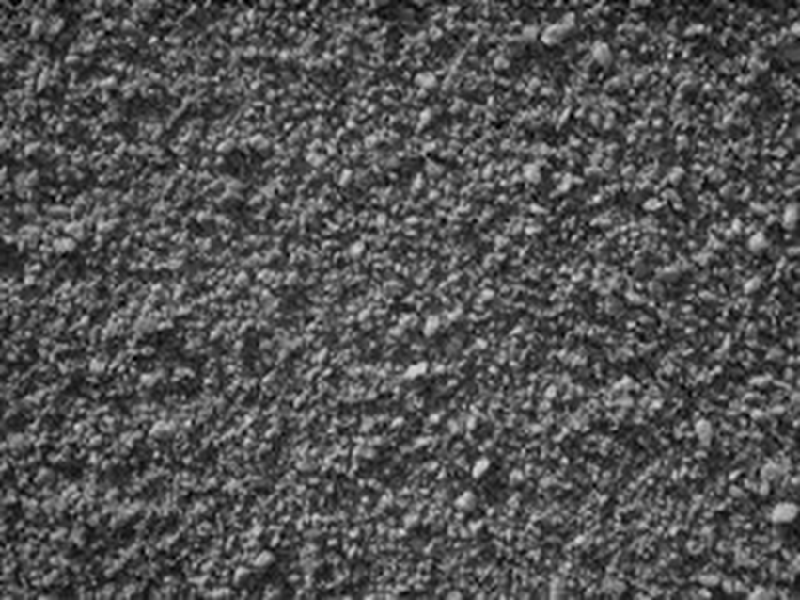
//> input picture sonar_sim_cloud/cloudImgs/stucci1.jpg, 800 x 600 px
$ ./hsv_split ../sonar_sim_cloud/cloudImgs/stucci1.jpg   (built with g++ and OpenCV 4)
//> lines starting //> are read from the running program, lines starting //| are printed output that depends on the picture; after the words box and inside, x2 and y2 are one past the last pixel; in counts of white or black regions, pixels touching at a corner belong together

#include "opencv2/imgproc/imgproc.hpp"
#include "opencv2/highgui/highgui.hpp"
#include "opencv2/core/core.hpp"
#include <stdlib.h>
#include <stdio.h>
#include <iostream>
#include <fstream>
#include <iomanip>

#include <cv.h>
#include "opencv2/opencv.hpp"
#include <cmath>

#define MIN_BOX_RADIUS 20 //was 8
#define MAP_SCALAR 10
#define IGNORE_HUE0 true
#define IGNORE_HUE255 false
#define MORPH_OPEN false
#define MORPH_CLOSE false //intrdoces MANY more bad features
#define USE_STATIC_THRESHOLDS false
#define VERBOSE true
#define STOP_BETWEEN_FRAMES false
#define IMAGE_NOTVIDEO true
#define THRESH_GREEN_MORE false
#define WRITE_VIDEO false

#define BLUE_HIGH 151
#define BLUE_LOW 81
#define GREEN_HIGH 82
#define GREEN_LOW 60
#define MAX_COUNT 0.1
#define MIN_COUNT 0.0001
#define ZERO 0.00001
#define MIN_CONTOUR_AREA_BLUE 0.00006


using namespace cv;
using namespace std;

RNG rng(12345);

int main(int argc, char** argv)
{
  Mat input;
  //input = imread("input.png",IMREAD_COLOR);

  if(argc < 2)
    cout << "Not enough args" << endl << "Usage: ./hsv_split <video_file>" << endl;

  ofstream outfile("output.csv");
  outfile << "frame;numNotBlue;%NotBlue;objDetected;objDetectedBlue" << endl;

  Mat colormap = Mat::zeros(800,1200,CV_8UC3);
  namedWindow("COLOR MAP", WINDOW_AUTOSIZE);

  VideoCapture cap;
  Mat frame, h_thresh, h_morph, h_components;
  double frames;
  int height, width;
  bool objDetected = false;
  bool objDetectedBlue = false;
  bool objDetectedLocalMax = false;

  if(IMAGE_NOTVIDEO) //Input is an image, not a video
    {
      frame = imread(argv[1], IMREAD_COLOR);
//> frame is the input picture: 600 rows x 800 cols, CV_8UC3; min 0, max 223, mean 82.3
      frames = 1;
      height = frame.rows;
      width = frame.cols;
    }
  else //Input is a video
    {
      cap = VideoCapture(argv[1]);
      if(!cap.isOpened())
	{
	  cout << "CANNOT OPEN INPUT VIDEO" << endl;
	  return -1;
	}
      double framePos = cap.get(CAP_PROP_POS_FRAMES);
      double fourcc = cap.get(CAP_PROP_FOURCC);
      frames = cap.get(CAP_PROP_FRAME_COUNT);
      height = cap.get(CAP_PROP_FRAME_HEIGHT);
      width = cap.get(CAP_PROP_FRAME_WIDTH);

      cout << "FramePos=" << framePos << endl;

      cout << "Fourcc = " << fourcc << endl;
    }

      cout << "Frames = " << frames << endl;
      cout << "Height,Width = " << height << "," << width << endl;
//| Height,Width = 600,800

      //Constants for mapping image data to map
      double fx = 1050; //Blender=1050
      double fy = 1050; //Blender=1050
      double altitude = 20; //Blender - estimate 5meters to ice?
      double posx = 100;
      double posy = 100;
      double FOVX = 2*(180/CV_PI)*atan((width/2)/fx);
      cout << "FOVX=" << FOVX << endl;
//| FOVX=41.7089
      double FOVY = 2*(180/CV_PI)*atan((height/2)/fy);
      cout << "FOVY=" << FOVY << endl;
//| FOVY=31.8908

      Mat map = Mat::zeros(800,1200,CV_8UC3);
      Mat mapBlue = Mat::zeros(800,1200,CV_8UC3);
      Mat mapLocalMax = Mat::zeros(800,1200,CV_8UC3);

      //Initialize for output images
  string fileNameArray[10];
  char lastStr[256];
  char * pch;
  pch = strtok(argv[1],"./");
//> pch = "sonar_sim_cloud"
  int i1 = 0;
  while(pch != NULL)
    {
      string tempstr(pch);
      strcpy(lastStr,tempstr.c_str());
      fileNameArray[i1] = lastStr;
      i1++;
      pch = strtok(NULL, "./");
    }
//> this loop made 4 passes
//> lastStr on passes 2 to 4: "cloudImgs", "stucci1", "jpg"
//> after the loop, i1 = 4
  stringstream oss;

  namedWindow("SRC", WINDOW_AUTOSIZE);
  namedWindow("H", WINDOW_AUTOSIZE);
  namedWindow("H_MORPH", WINDOW_AUTOSIZE);
  namedWindow("H_COMPONENTS", WINDOW_AUTOSIZE);
  namedWindow("S", WINDOW_AUTOSIZE);
  namedWindow("V", WINDOW_AUTOSIZE);
  namedWindow("MAP", WINDOW_AUTOSIZE);
  namedWindow("MAP BLUE", WINDOW_AUTOSIZE);
  namedWindow("MAP LOCAL MAX", WINDOW_AUTOSIZE);
  namedWindow("Components Blue", WINDOW_AUTOSIZE);

  //Init video writers
  VideoWriter outputVideoHue;
  VideoWriter outputVideoHueMaxAnomaly;
  VideoWriter outputVideoHueThreshAnomaly;
  int outputFPS = 10;
  if(WRITE_VIDEO)
    {
      outputVideoHue.open("outputHue.avi",cv::VideoWriter::fourcc('X','V','I','D'), outputFPS, Size(width*2,height*2),true);
      if(!outputVideoHue.isOpened())
        {
          cout << "Could not open the output video for write" << endl;
          return -1;
        }

      outputVideoHueMaxAnomaly.open("outputHueMaxAnomaly.avi",cv::VideoWriter::fourcc('X','V','I','D'), outputFPS, Size(width*2,height*2),true);
      if(!outputVideoHueMaxAnomaly.isOpened())
        {
          cout << "Could not open the output video for write" << endl;
          return -1;
        }

      outputVideoHueThreshAnomaly.open("outputHueThreshAnomaly.avi",cv::VideoWriter::fourcc('X','V','I','D'), outputFPS, Size(width*2,height*2),true);
      if(!outputVideoHueThreshAnomaly.isOpened())
        {
          cout << "Could not open the output video for write" << endl;
          return -1;
        }
    }

  Mat histSummed, histSummedGreen, componentsLocalMax, histBlue1, histBlue2, histThreshBlue;
  Mat dilateBlue, erodeBlue, componentsBlue;

  vector<Mat> hsv_planes;

  /******************Main Loop*************************************/

  int i = 0;
  for(i=0; i<frames; i++)
   {
     cout << i+1 << "/" << frames << endl;
     Mat hsv_frame;

     if(!IMAGE_NOTVIDEO)
       cap >> frame;

     cvtColor(frame, hsv_frame, COLOR_BGR2HSV);
//> hsv_frame: 600 rows x 800 cols, CV_8UC3; mean H, S, V 0, 0, 82.3

      split(hsv_frame, hsv_planes);
//> hsv_planes[0]: 600 rows x 800 cols, CV_8UC1; every value is 0

      //Get averages: Use itself as a mask to eliminate zeros from average
      double h_avg = mean(hsv_planes[0],hsv_planes[0])[0];
//> h_avg = 0
      double s_avg = mean(hsv_planes[1],hsv_planes[0])[0];
//> s_avg = 0

      if(VERBOSE)
	{
	  cout << "Average Values: H=" << h_avg << " S=" << s_avg << endl;
//| Average Values: H=0 S=0
	}
      int h_threshold_low;
      int h_threshold_high;
      int s_threshold_low;
      int s_threshold_high;

      if(USE_STATIC_THRESHOLDS)
	{
	  h_threshold_low = 80; //average was 100 for sim
	  h_threshold_high = 120;
	  s_threshold_low = 10;//average was 50 for sim
	  s_threshold_high = 180;
	}
      else
	{
	  h_threshold_low = h_avg-20; //was 20
//> h_threshold_low = -20
	  h_threshold_high = h_avg+20;
//> h_threshold_high = 20
	  s_threshold_low = s_avg-40;
//> s_threshold_low = -40
	  s_threshold_high = s_avg+130;
//> s_threshold_high = 130
	}
	  int max_val = 255;


      Mat h_thresh1, h_thresh1tmp, h_thresh2, h_thresh2tmp, s_thresh, s_thresh1, s_thresh2;
      //Get values higher than threshold_high:
      if(IGNORE_HUE255)
	{
	  threshold(hsv_planes[0], h_thresh1tmp, 254, max_val, THRESH_TOZERO);
	  threshold(h_thresh1tmp, h_thresh1, h_threshold_high, max_val, THRESH_BINARY);
	}
      else
      threshold(hsv_planes[0], h_thresh1, h_threshold_high, max_val, THRESH_BINARY);

      //Get values lower than threshold_low:
      if(IGNORE_HUE0)
	{
	  threshold(hsv_planes[0], h_thresh2tmp, h_threshold_low, max_val, THRESH_TOZERO_INV);
	  threshold(h_thresh2tmp, h_thresh2, 0, max_val, THRESH_BINARY);
	}
      else
	threshold(hsv_planes[0], h_thresh2, h_threshold_low, max_val, THRESH_BINARY_INV);
      add(h_thresh1, h_thresh2, h_thresh);

      threshold(hsv_planes[1], s_thresh1, s_threshold_high, max_val, THRESH_BINARY);
      threshold(hsv_planes[1], s_thresh2, s_threshold_low, max_val, THRESH_BINARY_INV);
      add(s_thresh1, s_thresh2, s_thresh);

      //Morphology. Opening = erode, then dilate:
      Mat element = getStructuringElement(MORPH_RECT,Size(3,3),Point(1,1));
      if(MORPH_OPEN)
	{
	  int numErodeIters = 1;
	  int numDilateIters = 1;
	  erode(h_thresh, h_morph, element,Point(-1,-1),numErodeIters);
	  dilate(h_morph, h_morph, element,Point(-1,-1),numDilateIters);
	}
      else if(MORPH_CLOSE)
	{
	  int numErodeIters = 1;
	  int numDilateIters = 1;
	  dilate(h_thresh, h_morph, element,Point(-1,-1),numDilateIters);
	  erode(h_morph, h_morph, element,Point(-1,-1),numErodeIters);
	}
      else
	{
	  cout << "Threshold image cloned" << endl;
	  h_morph=h_thresh.clone();
	}
      //Components:
      //Components:
      vector<vector<Point> > contours;
      vector<Vec4i> hierarchy;
      Mat tmp1 = h_thresh.clone();
      findContours(tmp1,contours,hierarchy,CV_RETR_CCOMP,CV_CHAIN_APPROX_SIMPLE);
//> contours = 0 contours
      vector<vector<Point> > contours_poly(contours.size());
//> contours_poly = 0 contours
      vector<Rect> boundRect(contours.size());
      vector<Point2f> center(contours.size());
      vector<float> radius(contours.size());
      cvtColor(h_morph, h_components, COLOR_GRAY2BGR);
//> h_components: 600 rows x 800 cols, CV_8UC3; every value is 0

      if(contours.size() > 0)
	objDetected = true;

      for(int count = 0; count < contours.size(); count++)
	{
	  approxPolyDP(Mat(contours[count]),contours_poly[count], 3, true);
	  boundRect[count] = boundingRect(Mat(contours_poly[count]));
	  minEnclosingCircle((Mat)contours_poly[count], center[count], radius[count]);
	  if(radius[count] < MIN_BOX_RADIUS)
	    continue;
	  Scalar color = Scalar(rng.uniform(0,255), rng.uniform(0,255), rng.uniform(0,255));
	  drawContours(h_components, contours_poly, count, color, 1, 8, vector<Vec4i>(),0,Point());
	  rectangle(h_components, boundRect[count].tl(), boundRect[count].br(), color, 2, 8, 0);

	  //DRAW MAP:
	  double xmap = altitude*tan((center[count].x-(width/2))*(FOVX/width)*(CV_PI/180));
	  double ymap = altitude*tan((center[count].y-(height/2))*(FOVY/height)*(CV_PI/180));
	  // [5 lines of commented-out code are left out]
	  circle(map, Point(posx+(xmap*MAP_SCALAR),posy+(ymap*MAP_SCALAR)), radius[count]/6, Scalar(255,0,0),-1);

	}
//> this loop made 0 passes
//> map: 800 rows x 1200 cols, CV_8UC3; every value is 0

      //--------------------Blue Thresholding-----------------//

      //Mat histThreshBlue, histBlue1, histBlue2;//151,81
      threshold(hsv_planes[0], histBlue1, BLUE_HIGH, 255, THRESH_BINARY);//High vals
      threshold(hsv_planes[0], histBlue2, BLUE_LOW, 255, THRESH_TOZERO_INV); //Rm 0 Vals, if src>=thresh, dst=0
      threshold(histBlue2, histBlue2, 1, 255, THRESH_BINARY); //Rm Low Vals
      histThreshBlue = histBlue1+histBlue2;
      //Calculate percent not blue:
      int sumNotBlue = (int)sum(histThreshBlue)[0]/255;
//> sumNotBlue = 0
      double pctNotBlue = (double)sumNotBlue/(histThreshBlue.rows*histThreshBlue.cols);
//> pctNotBlue = 0

      if(abs(pctNotBlue) < ZERO)
	pctNotBlue = 0;

      // [4 lines of commented-out code are left out]

      dilate(histThreshBlue, dilateBlue, getStructuringElement(MORPH_RECT,Size(3,3),Point(1,1)), Point(-1,-1),4);
      erode(dilateBlue, erodeBlue, getStructuringElement(MORPH_RECT,Size(3,3),Point(1,1)), Point(-1,-1),4);

      //------Blue Components------//
      //First open image:
      vector<vector<Point> > contoursBlue;
      vector<Vec4i> hierarchyBlue;
      tmp1 = erodeBlue.clone();
      findContours(tmp1,contoursBlue,hierarchyBlue,RETR_CCOMP,CHAIN_APPROX_SIMPLE);
//> contoursBlue = 0 contours

      vector<vector<Point> > contours_polyBlue(contoursBlue.size());
//> contours_polyBlue = 0 contours
      vector<Rect> boundRectBlue(contoursBlue.size());
      vector<Point2f> centerBlue(contoursBlue.size());
      vector<float> radiusBlue(contoursBlue.size());
      vector<double> areaBlue(contoursBlue.size());

      if(contoursBlue.size() > 0)
	objDetectedBlue = true;
      componentsBlue = Mat::zeros(frame.rows,frame.cols,CV_8UC3);
      for(int count = 0; count < contoursBlue.size(); count++)
	{
	  approxPolyDP(Mat(contoursBlue[count]),contours_polyBlue[count], 3, true);
	  boundRectBlue[count] = boundingRect(Mat(contours_polyBlue[count]));
	  minEnclosingCircle((Mat)contours_polyBlue[count], centerBlue[count], radiusBlue[count]);
	  areaBlue[count] = contourArea(contoursBlue[count]);


	  if(areaBlue[count] < (int)(MIN_CONTOUR_AREA_BLUE*frame.rows*frame.cols))
	    continue;
	  if(VERBOSE)
	    cout << "Blue component size: " << areaBlue[count] << endl;
	  Scalar color = Scalar(rng.uniform(0,255), rng.uniform(0,255), rng.uniform(0,255));
	  drawContours(componentsBlue, contours_polyBlue, count, color, FILLED, 8, vector<Vec4i>(),0,Point());
	  rectangle(componentsBlue, boundRectBlue[count].tl(), boundRectBlue[count].br(), color, 2, 8, 0);

	  //DRAW BLUE MAP:
	  double xmap = altitude*tan((centerBlue[count].x-(width/2))*(FOVX/width)*(CV_PI/180));
	  double ymap = altitude*tan((centerBlue[count].y-(height/2))*(FOVY/height)*(CV_PI/180));
	  circle(mapBlue, Point(posx+(xmap*MAP_SCALAR),posy+(ymap*MAP_SCALAR)), radiusBlue[count]/6, Scalar(255,0,0),-1);
	}

      //---------------------- Local Max Mappi2ng -----------------------//
      int histSize = 180;
      float range[] = {0,180};
      const float* histRange = {range};
      bool uniform=true; bool accumulate=false;
      Mat h_hist, h_histT;
      calcHist(&hsv_planes[0], 1, 0, Mat(), h_hist, 1, &histSize, &histRange, uniform, accumulate);
//> h_hist = 180 values, max 480000 at index 0, min 0 at index 1, mean 2666.7
      transpose(h_hist, h_histT);
//> h_histT has the same summary as h_hist
      int MIN = MIN_COUNT*(frame.cols*frame.rows);
      int MAX = MAX_COUNT*(frame.cols*frame.rows);
      Mat histImgNew;
      histSummed = Mat::zeros(frame.rows,frame.cols,CV_8U);
      histSummedGreen = Mat::zeros(frame.rows,frame.cols,CV_8U);

      //Add all local maximums
      for(int i2=1; i2<histSize-1; i2++) //Have to go from 1:size-1 to leave 1 buffer
	{
	  if((h_histT.at<float>(i2-1)<h_histT.at<float>(i2))&&(h_histT.at<float>(i2)>h_histT.at<float>(i2+1))) //local max
	    {
	      if((h_histT.at<float>(i2) < MIN)||(h_histT.at<float>(i2) > MAX)) //Check if between thresholds
		{
		  continue; //If outside thresholds, don't calculate
		}

	      if((i2>BLUE_LOW)&&(i2<BLUE_HIGH)) //Check if between thresholds was 95
		{
		  continue; //If outside thresholds, don't calculate
		}

	      if((i2==10)||(i2==30)||(i2==60)||(i2==165)||(i2==170))
		{
		  continue; //If 165, don't show - this is a weird harmonic of blue?
		}

	      threshold(hsv_planes[0], histImgNew, i2+1, 255, THRESH_TOZERO_INV); //was i2-1
	      if(i2>1)
		threshold(histImgNew, histImgNew, i2-2, 255, THRESH_BINARY); //was i2-1
	      else
		threshold(histImgNew, histImgNew, 1, 255, THRESH_BINARY); //was i2-1

	      if(THRESH_GREEN_MORE)
		{
		  if((i2>GREEN_LOW)&&(i2<GREEN_HIGH)) //Greens, close to blue
		    {
		      erode(histImgNew, histImgNew, getStructuringElement(MORPH_RECT,Size(3, 3),Point(1,1)), Point(-1,-1),3);
		      dilate(histImgNew, histImgNew, getStructuringElement(MORPH_RECT,Size(3 ,3),Point(1,1)), Point(-1,-1),3);
		      histSummedGreen += histImgNew;
		    }
		  else
		    histSummed += histImgNew;
		}
	      else
		histSummed += histImgNew;

	      if(IMAGE_NOTVIDEO)
		{
		  oss.str("");
		  oss << fileNameArray[i1-2] << "_maxThresh" << i2 << ".png";
		  imwrite(oss.str(),histSummed);
		}

	    }
	}

      //------LocalMax Components------//
      //First open image:
      vector<vector<Point> > contoursLocalMax;
      vector<Vec4i> hierarchyLocalMax;
      tmp1 = histSummed.clone();
      findContours(tmp1,contoursLocalMax,hierarchyLocalMax,RETR_CCOMP,CHAIN_APPROX_SIMPLE);

      vector<vector<Point> > contours_polyLocalMax(contoursLocalMax.size());
      vector<Rect> boundRectLocalMax(contoursLocalMax.size());
      vector<Point2f> centerLocalMax(contoursLocalMax.size());
      vector<float> radiusLocalMax(contoursLocalMax.size());
      vector<double> areaLocalMax(contoursLocalMax.size());

      if(contoursLocalMax.size() > 0)
	objDetectedLocalMax = true;
      componentsLocalMax = Mat::zeros(frame.rows,frame.cols,CV_8UC3);
      for(int count = 0; count < contoursLocalMax.size(); count++)
	{
	  approxPolyDP(Mat(contoursLocalMax[count]),contours_polyLocalMax[count], 3, true);
	  boundRectLocalMax[count] = boundingRect(Mat(contours_polyLocalMax[count]));
	  minEnclosingCircle((Mat)contours_polyLocalMax[count], centerLocalMax[count], radiusLocalMax[count]);
	  areaLocalMax[count] = contourArea(contoursLocalMax[count]);


	  if(areaLocalMax[count] < (int)(MIN_CONTOUR_AREA_BLUE*frame.rows*frame.cols))
	    continue;
	  if(VERBOSE)
	    cout << "LocalMax component size: " << areaLocalMax[count] << endl;
	  Scalar color = Scalar(rng.uniform(0,255), rng.uniform(0,255), rng.uniform(0,255));
	  drawContours(componentsLocalMax, contours_polyLocalMax, count, color, FILLED, 8, vector<Vec4i>(),0,Point());
	  rectangle(componentsLocalMax, boundRectLocalMax[count].tl(), boundRectLocalMax[count].br(), color, 2, 8, 0);

	  //DRAW BLUE MAP:
	  double xmap = altitude*tan((centerLocalMax[count].x-(width/2))*(FOVX/width)*(CV_PI/180));
	  double ymap = altitude*tan((centerLocalMax[count].y-(height/2))*(FOVY/height)*(CV_PI/180));
	  circle(mapLocalMax, Point(posx+(xmap*MAP_SCALAR),posy+(ymap*MAP_SCALAR)), radiusLocalMax[count]/6, Scalar(255,0,0),-1);
	}


      //-------------------------------------------------------------------------

      cout << "NotBlue: " << sumNotBlue << "/" << histThreshBlue.rows*histThreshBlue.cols << "=" << pctNotBlue << endl;
//| NotBlue: 0/480000=0
      outfile << fixed;
      outfile << setprecision(5);
      outfile << i << ";" << sumNotBlue << ";" << (double)sumNotBlue/(histThreshBlue.rows*histThreshBlue.cols) << ";" << objDetected << ";" << objDetectedBlue << ";" << objDetectedLocalMax << ";" << endl;
      objDetected = false;
      objDetectedBlue = false;
      objDetectedLocalMax = false;

      if(STOP_BETWEEN_FRAMES)
	waitKey(0);
      else
	waitKey(10);

      //Plot Vehicle Location: (x=100m, y=40m, z=20m)
      Scalar green(0,255,0);
      Scalar red(0,0,255);
      if(contours.size() > 0)
	{
	  circle(map, Point(posx, posy), 2, green);
	}
      else
	{
	  circle(map, Point(posx, posy), 2, red);
	}

      if(contoursBlue.size() > 0)
	{
	  circle(mapBlue, Point(posx, posy), 2, green);
	}
      else
	{
	  circle(mapBlue, Point(posx, posy), 2, red);
	}

      if(contoursLocalMax.size() > 0)
	{
	  circle(mapLocalMax, Point(posx, posy), 2, green);
	}
      else
	{
	  circle(mapLocalMax, Point(posx, posy), 2, red);
	}

      //Draw NotBlue Map:
      double area = height*width;
      circle(colormap, Point(posx, posy), 2, Scalar(5*255*pctNotBlue, 5*255*pctNotBlue, 5*255*pctNotBlue),-1); //DEBUG: Delete the 2x. just for all ice too faded

      if(VERBOSE)
	cout << "posx,posy=" << posx << "," << posy << endl;

      imshow("SRC",frame);
      //imshow("H", channels[0]);
      imshow("H", h_thresh); //Good for colors
      imshow("H_MORPH", h_morph); //Good for colors
      imshow("H_COMPONENTS", h_components); //Good for colors
      //imshow("S", channels[1]);
      imshow("S", s_thresh); //Good for blacks/whites
      imshow("V", hsv_planes[2]);
      imshow("MAP", map);
      imshow("MAP BLUE", mapBlue);
      imshow("MAP LOCAL MAX", mapLocalMax);
      imshow("COLOR MAP", colormap);
      imshow("Components Blue", componentsBlue);

      //Write Videos:
      Mat outVideoImg = Mat::zeros(frame.rows*2,frame.cols*2,CV_8UC3);
      Mat tmp10, tmp2, tmp3, tmp4, tmp5;

      resize(frame, tmp10, Size(width,height));
      Mat mapRoi1(outVideoImg, Rect(0, 0, frame.cols, frame.rows));
      tmp10.copyTo(mapRoi1);
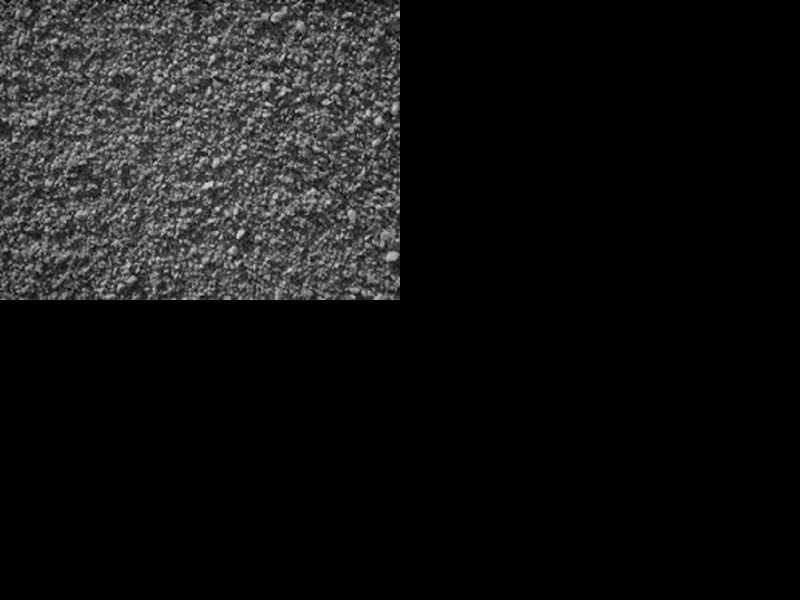
//> outVideoImg: 1200 rows x 1600 cols, CV_8UC3 (shown at 1/2 size); min 0, max 223, mean 20.6

      cvtColor(hsv_planes[0],tmp5,COLOR_GRAY2BGR);
      resize(tmp5, tmp2, Size(width,height));
      Mat mapRoi2(outVideoImg, Rect(frame.cols, 0, frame.cols, frame.rows));
      tmp2.copyTo(mapRoi2);

      cvtColor(h_thresh,tmp5,COLOR_GRAY2BGR);
      resize(tmp5, tmp3, Size(width,height));
      Mat mapRoi3(outVideoImg, Rect(0, frame.rows, frame.cols, frame.rows));
      tmp3.copyTo(mapRoi3);

      //cvtColor(colormap, tmp5,COLOR_GRAY2BGR);
      //      colormap = colormap*10;
      resize(colormap, tmp4, Size(width,height));
      Mat mapRoi4(outVideoImg, Rect(frame.cols, frame.rows, frame.cols, frame.rows));
      tmp4.copyTo(mapRoi4);

      if(WRITE_VIDEO)
        outputVideoHue << outVideoImg;

      //Write Anomaly Video:
      outVideoImg = Mat::zeros(frame.rows*2,frame.cols*2,CV_8UC3);

      resize(frame, tmp10, Size(width,height));
      //      Mat mapRoi1(outVideoImg, Rect(0, 0, src.cols, src.rows));
      tmp10.copyTo(mapRoi1);

      cvtColor(h_thresh,tmp5,COLOR_GRAY2BGR);
      resize(tmp5, tmp2, Size(width,height));
      //      Mat mapRoi2(outVideoImg, Rect(src.cols, 0, src.cols, src.rows));
      tmp2.copyTo(mapRoi2);

      resize(h_components, tmp3, Size(width,height));
      //      Mat mapRoi3(outVideoImg, Rect(0, src.rows, src.cols, src.rows));
      tmp3.copyTo(mapRoi3);

      //cvtColor(mapTextureBoth,tmp5,COLOR_GRAY2BGR);
      resize(mapLocalMax, tmp4, Size(width,height));
      //      Mat mapRoi4(outVideoImg, Rect(src.cols, src.rows, src.cols, src.rows));
      tmp4.copyTo(mapRoi4);
//> outVideoImg: 1200 rows x 1600 cols, CV_8UC3; 12 pixels changed, all inside (x1, y1, x2, y2) = (865, 673, 869, 678)
//> (the rest of the program and of its run is left out)
